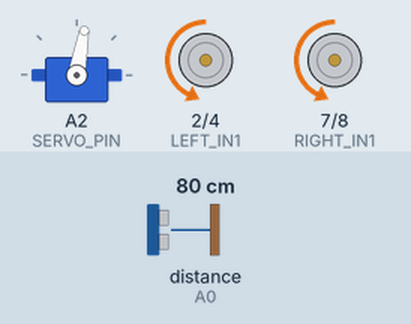
Recording of a sketch running on a simulated Arduino Uno, built with avr-gcc and run on an emulated ATmega328P. Shown: servo, motor-driver pin pairs drawn as motors (green arrow = first pin HIGH = forward, orange = second pin HIGH = backward, longer = more drive, scaled by the enable pin). Wiring (inferred from the names in the program): ultrasonic range finder: trigger A1; echo A0. The test bench sets the inputs (shaded band); at power-on: distance to the obstacle (sensor on A0) 80 cm. The echo pulse lasts 58.3 µs per cm.

Above: at 2.7 s.
2.8 s: distance to the obstacle (sensor on A0) set to 29 cm
4.3 s: distance to the obstacle (sensor on A0) set to 22 cm
At 5.6 s:
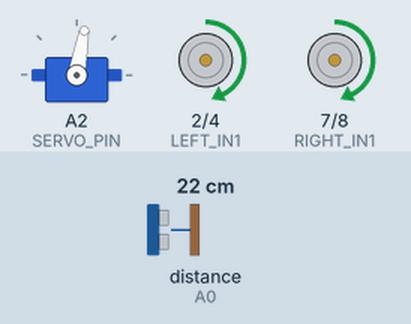
At 9.1 s:
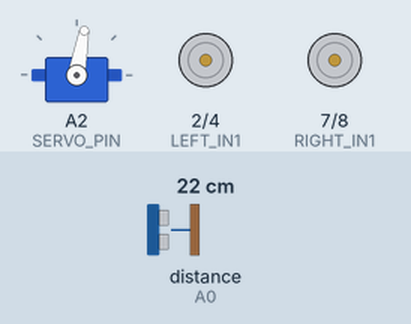
Timing chart, 0 to 10.6 s (numbered marks = the images above; inputs shaded):
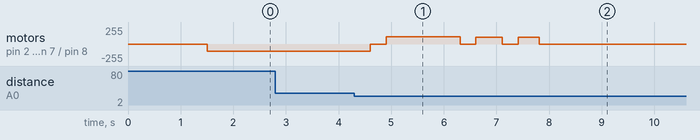

Measured:
- the behaviour switches between 26 and 25 cm on distance to the obstacle (sensor on A0) (found by bisection; images 0 and 1)
- after the input at 2.8 s, every drawn part: stays the same
- after the input at 4.3 s, motor on pin 2 (LEFT_IN1) / pin 4 (LEFT_IN2), motor on pin 7 (RIGHT_IN1) / pin 8 (RIGHT_IN2): backward 110/255 → stopped after 0.31 s, → forward 110/255 0.30 s later, → stopped 1.4 s later, → forward 100/255 0.30 s later, … (7 changes in this stretch)

The sketch:

ParallelParkinCar.ino
```cpp
#include <Servo.h>

// PIN DEFINITIONS
const int TRIG_PIN = A1;
const int ECHO_PIN = A0;
const int SERVO_PIN = A2;

// Left motor (L298N)
const int LEFT_PWM = 5;
const int LEFT_IN1 = 2;
const int LEFT_IN2 = 4;

// Right motor (L298N)
const int RIGHT_PWM = 6;
const int RIGHT_IN1 = 7;
const int RIGHT_IN2 = 8;

Servo scanner;

const int FORWARD_SPEED = 110;
const int PARK_SPEED = 100;

// DISTANCE THRESHOLDS (cm)
const float CAR_DISTANCE = 25.0;    // Obstacle distance
const float OPEN_DISTANCE = 35.0;   // Distance indicating open space
const unsigned long MIN_GAP_TIME = 1200; // Minimum gap duration (ms)

// TIMING SETTINGS (Tune these for your physical space)
const int POSITION_TIME = 300;       // Move past gap before reversing
const int FIRST_REVERSE_TIME = 1400;  // Arc turn into space
const int SECOND_REVERSE_TIME = 500; // Counter-turn to straighten
const int FINAL_PARK_TIME = 400;
enum RobotState {
  SEARCHING,
  MEASURING_GAP,
  POSITIONING,
  FIRST_REVERSE_TURN,
  SECOND_REVERSE_TURN,
  FINAL_REVERSE,
  PARKED
};

RobotState state = SEARCHING;

unsigned long gapStartTime = 0;
unsigned long gapEndTime = 0;

float getDistance() {
  digitalWrite(TRIG_PIN, LOW);
  delayMicroseconds(2);
  digitalWrite(TRIG_PIN, HIGH);
  delayMicroseconds(10);
  digitalWrite(TRIG_PIN, LOW);

  unsigned long duration = pulseIn(ECHO_PIN, HIGH, 25000);
  if (duration == 0) return 400.0;
  return duration / 58.0;
}

void stopRobot() {
  analogWrite(LEFT_PWM, 0);
  analogWrite(RIGHT_PWM, 0);
  digitalWrite(LEFT_IN1, LOW);
  digitalWrite(LEFT_IN2, LOW);
  digitalWrite(RIGHT_IN1, LOW);
  digitalWrite(RIGHT_IN2, LOW);
}

void goForward(int speed) {
  digitalWrite(LEFT_IN1, LOW);
  digitalWrite(LEFT_IN2, HIGH);
  digitalWrite(RIGHT_IN1, LOW);
  digitalWrite(RIGHT_IN2, HIGH);
  analogWrite(LEFT_PWM, speed);
  analogWrite(RIGHT_PWM, speed);
}

void goBackward(int speed) {
  digitalWrite(LEFT_IN1, HIGH);
  digitalWrite(LEFT_IN2, LOW);
  digitalWrite(RIGHT_IN1, HIGH);
  digitalWrite(RIGHT_IN2, LOW);
  analogWrite(LEFT_PWM, speed);
  analogWrite(RIGHT_PWM, speed);
}

void curveReverseRight(int speed) {
  digitalWrite(LEFT_IN1, HIGH);
  digitalWrite(LEFT_IN2, LOW);
  digitalWrite(RIGHT_IN1, HIGH);
  digitalWrite(RIGHT_IN2, LOW);
  analogWrite(LEFT_PWM, speed);
  analogWrite(RIGHT_PWM, speed / 3);
}

void curveReverseLeft(int speed) {
  digitalWrite(LEFT_IN1, HIGH);
  digitalWrite(LEFT_IN2, LOW);
  digitalWrite(RIGHT_IN1, HIGH);
  digitalWrite(RIGHT_IN2, LOW);
  analogWrite(LEFT_PWM, speed / 3);
  analogWrite(RIGHT_PWM, speed);
}

void setup() {
  Serial.begin(9600);

  pinMode(TRIG_PIN, OUTPUT);
  pinMode(ECHO_PIN, INPUT);

  pinMode(LEFT_PWM, OUTPUT);
  pinMode(LEFT_IN1, OUTPUT);
  pinMode(LEFT_IN2, OUTPUT);

  pinMode(RIGHT_PWM, OUTPUT);
  pinMode(RIGHT_IN1, OUTPUT);
  pinMode(RIGHT_IN2, OUTPUT);

  scanner.attach(SERVO_PIN);
  scanner.write(80); // Set servo facing RIGHT (0°)
  delay(500);       // Give hardware time to position at 0°

  stopRobot();
  delay(1000);
}

void loop() {
  float distance = getDistance();

  switch (state) {
    case SEARCHING:
      scanner.write(80); // Ensure servo remains locked at 0°
      goForward(FORWARD_SPEED);
      if (distance = OPEN_DISTANCE) {
        gapStartTime = millis();
        state = MEASURING_GAP;
      }
      break;

    case MEASURING_GAP:
      scanner.write(80);
      goForward(FORWARD_SPEED);
      if (distance <= CAR_DISTANCE) {
        gapEndTime = millis();
        unsigned long gapDuration = gapEndTime - gapStartTime;

        if (gapDuration >= MIN_GAP_TIME) {
          state = POSITIONING;
        } else {
          state = SEARCHING;
        }
      }
      break;

    case POSITIONING:
      goForward(FORWARD_SPEED);
      delay(POSITION_TIME);
      stopRobot();
      delay(300);
      state = FIRST_REVERSE_TURN;
      break;

    case FIRST_REVERSE_TURN:
      curveReverseRight(PARK_SPEED);
      delay(FIRST_REVERSE_TIME);
      stopRobot();
      delay(300);
      state = SECOND_REVERSE_TURN;
      break;

    case SECOND_REVERSE_TURN:
      curveReverseLeft(PARK_SPEED);
      delay(SECOND_REVERSE_TIME);
      stopRobot();
      delay(300);
      state = FINAL_REVERSE;
      break;

    case FINAL_REVERSE:
      goBackward(PARK_SPEED);
      delay(FINAL_PARK_TIME);
      stopRobot();
      state = PARKED;
      break;

    case PARKED:
      stopRobot();
      break;
  }
}
```
